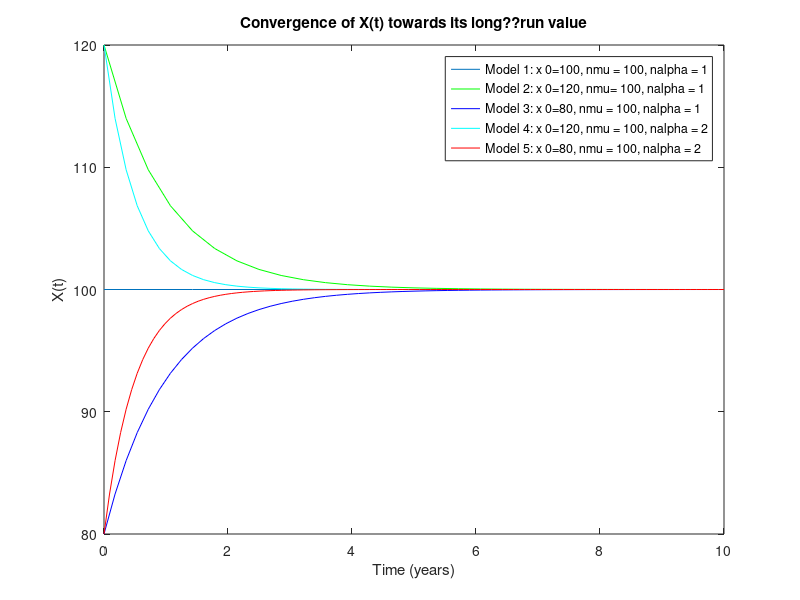

Source code (MATLAB):
%%%%%%%%%%%%%%%%%%%%%%
%%%%MEAN REVERSION%%%%
%%%%%%%%%%%%%%%%%%%%%%
clear all;expiry=10;
timestep=linspace(0,expiry,100)';
mu=100; alpha=1;
sol=@(x0,alpha,timestep) mu+(x0-mu)*exp(-alpha*timestep);
%Plot solutions:
h=figure('Color', [ 1 1 1]);
fplot(@(timestep) sol(100, alpha,timestep), [0 expiry])
hold on;
fplot(@(timestep) sol(120, alpha,timestep), [0 expiry],'g')
hold on;
fplot(@(timestep) sol(80, alpha,timestep), [0 expiry],'b')
hold on;
fplot(@(timestep) sol(120, 2*alpha,timestep), [0 expiry],'cyan')
hold on;
fplot(@(timestep) sol(80, 2*alpha,timestep), [0 expiry],'red')
xlabel('Time (years)'); ylabel('X(t)')
legend('Model 1: x 0=100, nmu = 100, nalpha = 1', ...
'Model 2: x 0=120, nmu= 100, nalpha = 1 ',...
'Model 3: x 0=80, nmu = 100, nalpha = 1',...
'Model 4: x 0=120, nmu = 100, nalpha = 2',...
'Model 5: x 0=80, nmu = 100, nalpha = 2')
title('Convergence of X(t) towards its long??run value')
print(h,'??dpng','LecBMFigMeanReversion.png')